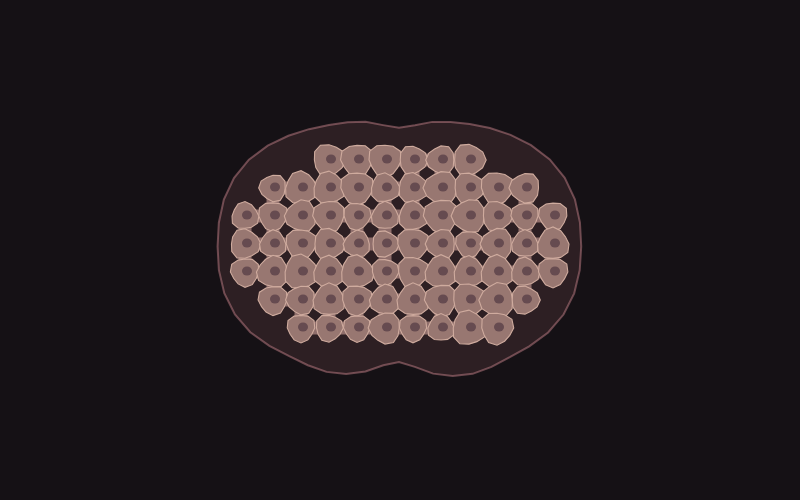
Frame 1 (no input)
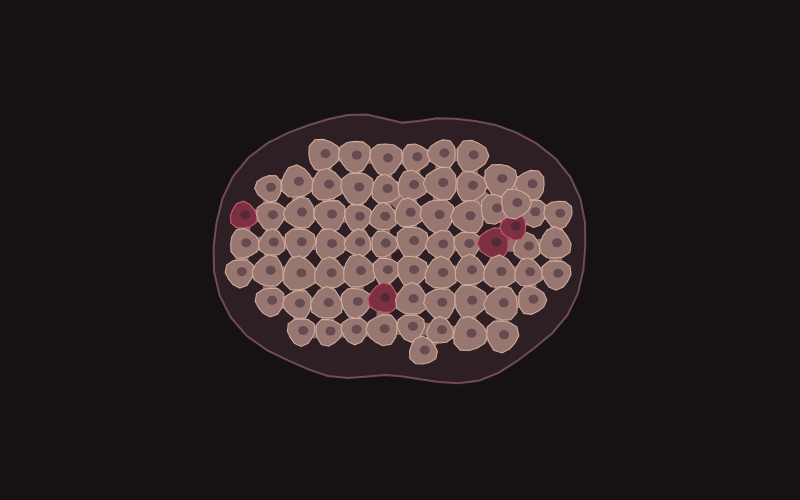
Frame 60 (no input)
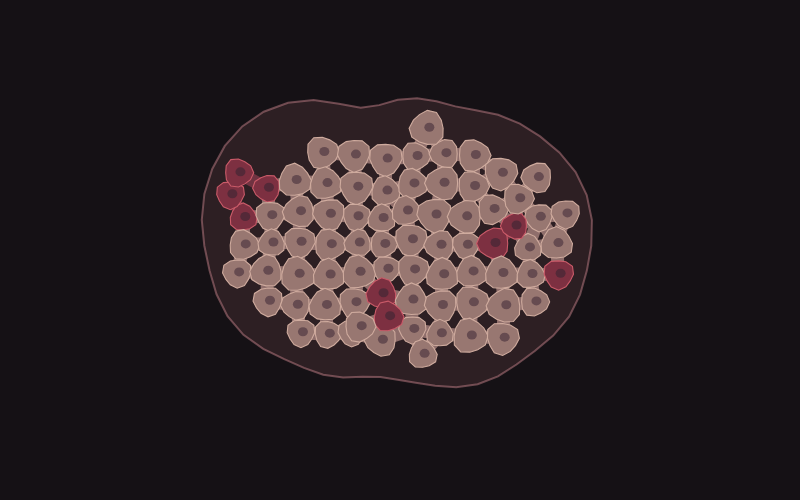
Frame 120 (the mouse pressed at the canvas centre since frame 60)

The p5.js sketch that drew these frames (run headless with seeded random() and noise() and a simulated clock; from frame 60 on, the mouse is pressed at the canvas centre):

// p5.js sketch
// ── sketch.js
// MUTATING BODIES — Simple OOP Version
// Biological idea: contact inhibition.
// Normal cells stop dividing when crowded. Mutated cells do not.

let tissue;
let soundOn = false;
let audioCtx;

function setup() {
  let canvas = createCanvas(800, 500);
  canvas.style('display', 'block');
  canvas.style('max-width', '100%');
  canvas.style('height', 'auto');
  // Match the page color so no white space appears below the canvas.
  document.body.style.backgroundColor = '#151115';
  document.body.style.margin = '0';
  if (document.getElementById('sketch-holder')) canvas.parent('sketch-holder');
  frameRate(30);

  tissue = new Tissue();
  tissue.reset();

  // Mouse buttons change the environment, not individual cells.
  let up = createButton('Increase Mutation +');
  let down = createButton('Decrease Mutation -');
  let reset = createButton('Regenerate Tissue');
  let sound = createButton('Enable Sound');

  up.mousePressed(() => tissue.rate = min(0.08, tissue.rate + 0.01));
  down.mousePressed(() => tissue.rate = max(0.001, tissue.rate - 0.01));
  reset.mousePressed(() => tissue.reset());
  sound.mousePressed(() => {
    soundOn = !soundOn;
    if (soundOn && !audioCtx) audioCtx = new (window.AudioContext || window.webkitAudioContext)();
    if (soundOn) audioCtx.resume();
    sound.html(soundOn ? 'Mute Sound' : 'Enable Sound');
  });

  for (let button of [up, down, reset, sound]) {
    if (document.getElementById('controls')) button.parent('controls');
    button.style('background', '#3c2a30');
    button.style('color', '#f1ded6');
    button.style('border', '1px solid #a66b75');
    button.style('padding', '10px');
    button.style('margin', '5px 5px 5px 0');
    button.style('cursor', 'pointer');
  }
}

function draw() {
  background(21, 17, 21);
  tissue.update();
  tissue.display();


}

// Each Cell is one object, with its own position and mutation state.
class Cell {
  constructor(x, y, mutated = false) {
    this.x = x;
    this.y = y;
    this.mutated = mutated;
    this.size = random(13, 17);
    this.shape = random(10);
  }

  // A cell detects how many other cells are nearby.
  countNeighbors(cells) {
    let count = 0;
    for (let other of cells) {
      if (other !== this && dist(this.x, this.y, other.x, other.y) < 35) count++;
    }
    return count;
  }

  update(tissue) {
    // Mutation is random. It happens without a mouse click.
    if (!this.mutated && random(1) < tissue.actualRate()) {
      this.mutated = true;
      tissue.newMutations++;
    }

    // Normal cells stop dividing when crowded.
    let crowded = this.countNeighbors(tissue.cells) >= 4;
    if ((this.mutated || !crowded) && random(1) < (this.mutated ? 0.09 : 0.01)) {
      this.divide(tissue);
    }
  }

  divide(tissue) {
    if (tissue.cells.length >= 170) return;
    let angle = random(TWO_PI);
    let x = this.x + cos(angle) * this.size * 1.6;
    let y = this.y + sin(angle) * this.size * 1.6;
    // A new cell inherits its parent's mutation state.
    tissue.cells.push(new Cell(x, y, this.mutated));
  }

  display() {
    push();
    translate(this.x, this.y);
    stroke(this.mutated ? color(202, 91, 105) : color(207, 171, 158));
    fill(this.mutated ? color(125, 48, 65) : color(152, 119, 113));
    strokeWeight(1.1);
    beginShape();
    // A slightly uneven shape looks more organic than a perfect circle.
    for (let i = 0; i < 12; i++) {
      let a = TWO_PI * i / 12;
      let r = this.size * (1 + 0.09 * sin(a * 3 + this.shape));
      vertex(cos(a) * r, sin(a) * r);
    }
    endShape(CLOSE);
    noStroke();
    fill(this.mutated ? '#542938' : '#664b50');
    ellipse(2, -1, 10, 9);
    pop();
  }
}

// Tissue manages the group, environment, and final state.
class Tissue {
  constructor() {
    this.cells = [];
    this.rate = 0.002;
    this.state = 'growing';
    this.collapseTime = 0;
    this.newMutations = 0;
  }

  reset() {
    this.cells = [];
    this.state = 'growing';
    this.collapseTime = 0;
    // Start with one connected patch of healthy tissue.
    for (let y = -90; y <= 90; y += 28) {
      for (let x = -155; x <= 155; x += 28) {
        if (sq(x / 165) + sq(y / 100) < 1) {
          this.cells.push(new Cell(width / 2 + x, height / 2 + y));
        }
      }
    }
  }

  mutatedCount() {
    let count = 0;
    for (let cell of this.cells) if (cell.mutated) count++;
    return count;
  }

  healthyCount() {
    return this.cells.length - this.mutatedCount();
  }

  actualRate() {
    // Artistic rule: mutation becomes faster near the ending.
    let fraction = this.mutatedCount() / this.cells.length;
    return this.rate + max(0, fraction - 0.85) * 3;
  }

  update() {
    if (this.state === 'collapsed') return;
    if (this.state === 'collapsing') {
      this.collapseTime++;
      if (this.collapseTime > 100) this.state = 'collapsed';
      return;
    }

    if (frameCount % 12 === 0) {
      this.newMutations = 0;
      let originalCells = [...this.cells];
      for (let cell of originalCells) cell.update(this);
      if (this.newMutations > 0) playMutationSounds(this.newMutations);
      if (this.healthyCount() === 0) this.state = 'collapsing';
    }
    if (frameCount % 2 === 0) this.pushApart();
  }

  // When cells overlap, they push each other apart.
  pushApart() {
    for (let i = 0; i < this.cells.length; i++) {
      for (let j = i + 1; j < this.cells.length; j++) {
        let a = this.cells[i], b = this.cells[j];
        let dx = b.x - a.x, dy = b.y - a.y;
        let d = sqrt(dx * dx + dy * dy);
        let overlap = a.size + b.size - d;
        if (d > 0 && overlap > 0) {
          let shift = overlap * 0.11;
          a.x -= dx / d * shift;
          a.y -= dy / d * shift;
          b.x += dx / d * shift;
          b.y += dy / d * shift;
        }
      }
    }
    for (let cell of this.cells) {
      cell.x = constrain(cell.x, 20, width - 20);
      cell.y = constrain(cell.y, 65, height - 45);
    }
  }

  // A soft membrane surrounds the entire tissue.
  drawMembrane() {
    let cx = 0;
    let cy = 0;
    for (let cell of this.cells) {
      cx += cell.x;
      cy += cell.y;
    }
    cx /= this.cells.length;
    cy /= this.cells.length;

    // Find the outer edge in each direction.
    let points = 48;
    let radii = [];
    for (let i = 0; i < points; i++) {
      let angle = TWO_PI * i / points;
      let r = 0;
      for (let cell of this.cells) {
        let dx = cell.x - cx;
        let dy = cell.y - cy;
        r = max(r, dx * cos(angle) + dy * sin(angle) + cell.size + 12);
      }
      radii.push(r);
    }

    // Smooth the shape so it looks like soft tissue, not a polygon.
    fill(149, 91, 97, 48);
    stroke(190, 126, 133, 130);
    strokeWeight(2);
    beginShape();
    for (let i = 0; i < points; i++) {
      let r = (radii[(i + points - 1) % points] + 2 * radii[i] + radii[(i + 1) % points]) / 4;
      let angle = TWO_PI * i / points;
      vertex(constrain(cx + cos(angle) * r, 12, width - 12),
             constrain(cy + sin(angle) * r, 12, height - 12));
    }
    endShape(CLOSE);
  }

  display() {
    // At the final state, draw ONLY the ending screen.
    // The tissue and membrane should never appear behind it.
    if (this.state === 'collapsed') {
      background(21, 17, 21);
      this.showEnding();
      return;
    }

    push();
    if (this.state !== 'growing') {
      drawingContext.globalAlpha = max(0, 1 - this.collapseTime / 100);
    }
    this.drawMembrane();
    // Neighbor connections make cells look like one living tissue.
    strokeWeight(13);
    for (let i = 0; i < this.cells.length; i++) {
      for (let j = i + 1; j < this.cells.length; j++) {
        let a = this.cells[i], b = this.cells[j];
        if (dist(a.x, a.y, b.x, b.y) < 34) {
          stroke(a.mutated && b.mutated ? '#703341' : '#8f6e6b');
          line(a.x, a.y, b.x, b.y);
        }
      }
    }
    for (let cell of this.cells) cell.display();
    pop();

    if (this.state === 'collapsing') {
      // An opaque dark layer gradually hides the tissue as it collapses.
      noStroke();
      fill(21, 17, 21, min(255, this.collapseTime * 3));
      rect(0, 0, width, height);
      if (this.collapseTime > 40) this.showEnding();
    }

  }

  showEnding() {
    push();
    noStroke();
    fill(240, 204, 198);
    textAlign(CENTER, CENTER);
    textSize(28);
    text('TISSUE COLLAPSE', width / 2, height / 2 - 20);
    textSize(13);
    text('All cells have mutated. Click Regenerate Tissue.', width / 2, height / 2 + 18);
    pop();
  }
}

// One short electronic note for each new spontaneous mutation.
function playMutationSounds(count) {
  if (!soundOn || !audioCtx) return;
  for (let i = 0; i < count; i++) {
    let time = audioCtx.currentTime + i * 0.08;
    let oscillator = audioCtx.createOscillator();
    let volume = audioCtx.createGain();
    oscillator.type = 'sine';
    oscillator.frequency.value = 310 + i * 22;
    volume.gain.setValueAtTime(0.0001, time);
    volume.gain.exponentialRampToValueAtTime(0.025, time + 0.01);
    volume.gain.exponentialRampToValueAtTime(0.0001, time + 0.11);
    oscillator.connect(volume);
    volume.connect(audioCtx.destination);
    oscillator.start(time);
    oscillator.stop(time + 0.12);
  }
}

// ── sketch_local.html
<!DOCTYPE html>
<html lang="en">
<head>
  <meta charset="UTF-8">
  <meta name="viewport" content="width=device-width, initial-scale=1">
  <title>Mutating Bodies — Local Sketch</title>
  <style>
    body { margin:0; overflow-x:hidden; background:#151115; color:#f0dcd5; font-family:monospace; }
    #sketch-holder, #controls { margin:0 auto; max-width:800px; }
    #sketch-holder { overflow: hidden; background: #151115; }
    #controls { padding:8px 0 15px; }
  </style>
  <script src="https://cdnjs.cloudflare.com/ajax/libs/p5.js/1.11.11/p5.min.js"></script>
</head>
<body>
  <div id="sketch-holder"></div>
  <div id="controls"></div>
  <script src="sketch.js"></script>
</body>
</html>
